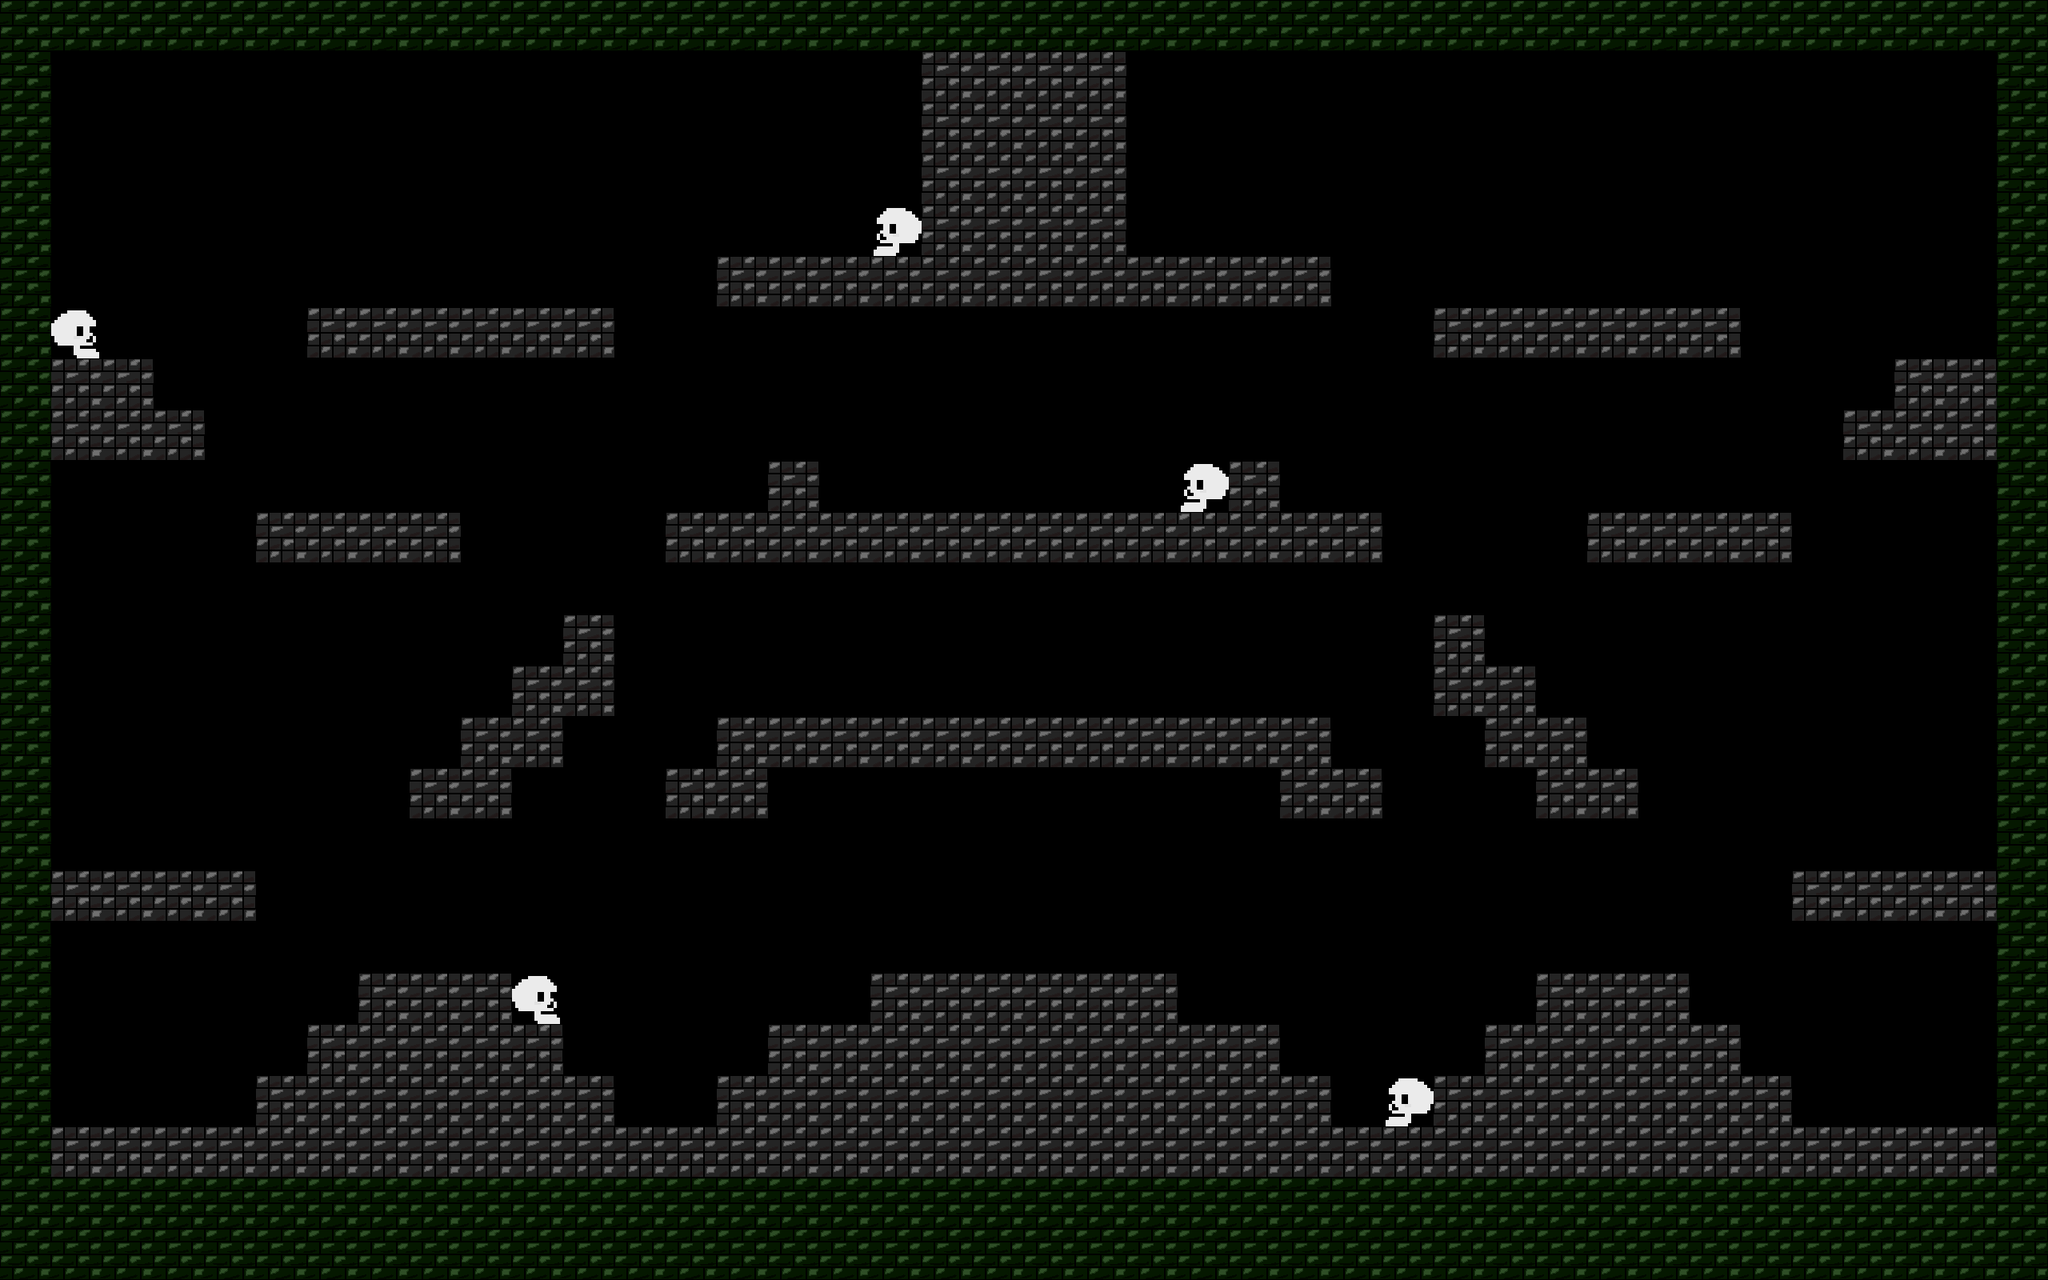

A level layout from a 2D game, rendered from its tile map. Below: a short description, then the map file with tile-grid data replaced by summaries:
An orthogonal 40x25 tile map with 64x64 px tiles, 2 tile layers (background, wall) and 47 objects (16x reverse, 8x enemy, 8x torch, 2x scorechest, 2x enemySpawn, ...).

<map version="1.0" tiledversion="2017.06.13" orientation="orthogonal" renderorder="right-down" width="40" height="25" tilewidth="64" tileheight="64" nextobjectid="52">
 <tileset firstgid="1" name="tileset3" tilewidth="64" tileheight="64" tilecount="8" columns="2">
  <image source="tileset3.png" width="128" height="256" />
 </tileset>
 <layer name="background" width="40" height="25">
  <data>[1000 cells, 5 non-empty, 2 distinct tile ids]</data>
 </layer>
 <layer name="wall" width="40" height="25">
  <data>[1000 cells, 372 non-empty, 2 distinct tile ids]</data>
 </layer>
 <objectgroup name="spawners">
  <object id="1" name="enemy" x="1260.61" y="772.727" width="69.697" height="54.5455" />
  <object id="2" name="enemy" x="1187.87" y="490.909" width="69.697" height="54.5455" />
  <object id="3" name="enemy" x="527.27" y="1142.42" width="69.697" height="54.5455" />
  <object id="4" name="enemy" x="1233.34" y="1078.79" width="69.697" height="54.5455" />
  <object id="5" name="enemy" x="139.394" y="900" width="69.697" height="54.5455" />
  <object id="6" name="enemy" x="2345.45" y="881.818" width="69.697" height="54.5455" />
  <object id="7" name="elementchest" type="points" x="1345.45" y="490.909" width="69.697" height="48.4848" />
  <object id="8" name="elementchest" type="enemyKill" x="1112.12" y="748.484" width="69.697" height="48.4848" />
  <object id="9" name="elementchest" type="sword" x="508.628" y="1088.56" width="69.697" height="48.4848" rotation="-1.11544" />
  <object id="10" name="elementchest" type="noArmor" x="2351.05" y="858.258" width="69.697" height="48.4848" rotation="-1.11544" />
  <object id="11" name="elementchest" type="health" x="154.08" y="918.865" width="69.697" height="48.4848" rotation="-1.11544" />
  <object id="12" name="scorechest" x="1017.71" y="158.259" width="69.697" height="48.4848" rotation="-1.11544" />
  <object id="13" name="scorechest" x="1481.35" y="176.441" width="69.697" height="48.4848" rotation="-1.11544" />
  <object id="15" name="player" x="130.303" y="1230.3" width="81.8182" height="42.4242" />
  <object id="17" name="reverse" x="593.941" y="1030.3" width="42.4242" height="184.848" />
  <object id="19" name="reverse" x="448.483" y="1030.3" width="42.4242" height="184.848" />
  <object id="20" name="reverse" x="69.697" y="909.091" width="42.4242" height="184.848" />
  <object id="21" name="reverse" x="275.758" y="903.03" width="42.4242" height="184.848" />
  <object id="22" name="reverse" x="896.969" y="715.151" width="42.4242" height="184.848" />
  <object id="23" name="reverse" x="1615.15" y="715.151" width="42.4242" height="184.848" />
  <object id="24" name="reverse" x="2451.52" y="896.969" width="42.4242" height="184.848" />
  <object id="25" name="reverse" x="2236.36" y="900" width="42.4242" height="184.848" />
  <object id="26" name="reverse" x="1493.94" y="460.606" width="42.4242" height="184.848" />
  <object id="27" name="reverse" x="1024.24" y="454.545" width="42.4242" height="184.848" />
  <object id="28" name="enemy" x="542.424" y="257.575" width="69.697" height="54.5455" />
  <object id="29" name="enemy" x="1954.55" y="284.849" width="69.697" height="54.5455" />
  <object id="30" name="reverse" x="2130.31" y="212.121" width="42.4242" height="184.848" />
  <object id="31" name="reverse" x="1787.88" y="203.031" width="42.4242" height="184.848" />
  <object id="32" name="reverse" x="721.212" y="203.03" width="42.4242" height="184.848" />
  <object id="33" name="reverse" x="384.848" y="193.94" width="42.4242" height="184.848" />
  <object id="34" name="elementchest" type="enemySpawn" x="2402.56" y="1273.41" width="69.697" height="48.4848" rotation="-1.11544" />
  <object id="35" name="torch" x="66.3638" y="251.333" width="129.333" height="130.667" />
  <object id="36" name="torch" x="317.575" y="1082.67" width="129.333" height="130.667" />
  <object id="37" name="torch" x="1026.42" y="387.697" width="129.333" height="130.667" />
  <object id="38" name="torch" x="1407.33" y="382.666" width="129.333" height="130.667" />
  <object id="39" name="torch" x="1014.85" y="1015.7" width="129.333" height="130.667" />
  <object id="40" name="torch" x="1401.63" y="1026.79" width="129.333" height="130.667" />
  <object id="41" name="torch" x="2108.66" y="1089.7" width="129.333" height="130.667" />
  <object id="42" name="torch" x="2372.36" y="257.394" width="129.333" height="130.667" />
  <object id="43" name="reverse" x="1427.27" y="1042.43" width="42.4242" height="184.848" />
  <object id="44" name="reverse" x="1093.94" y="1033.33" width="42.4242" height="184.848" />
  <object id="45" name="elementchest" type="enemySpawn" x="1296.5" y="1030.99" width="69.697" height="48.4848" rotation="-1.11544" />
  <object id="46" name="elementchest" type="freeze" x="2054.54" y="499.999" width="69.697" height="48.4848" />
  <object id="47" name="elementchest" type="shop" x="487.874" y="215.152" width="69.697" height="48.4848" />
  <object id="48" name="elementchest" type="timer" x="418.178" y="493.939" width="69.697" height="48.4848" />
  <object id="49" name="elementchest" type="getElements" x="1893.93" y="169.697" width="69.697" height="48.4848" />
  <object id="50" name="elementchest" type="armor" x="2402.56" y="1273.41" width="69.697" height="48.4848" rotation="-1.11544" />
 </objectgroup>
</map>
